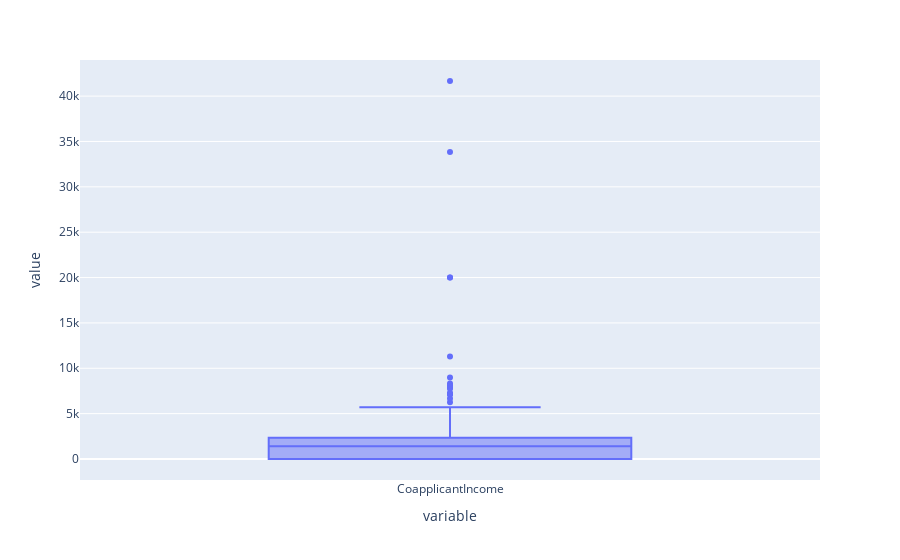

Here is the notebook cell this chart was saved with:
### Code cell
px.box(df.CoapplicantIncome)

### Figure 1 — Plotly figure (JSON) as saved in the notebook; plotly's stock layout.template omitted (floating-point values rounded to 4 significant figures; data arrays with more than 128 entries replaced by an {"elided": "..."} marker saying what was removed)
{"data": [{"alignmentgroup": "True", "hovertemplate": "variable=%{x}<br>value=%{y}<extra></extra>", "legendgroup": "", "marker": {"color": "#636efa"}, "name": "", "notched": false, "offsetgroup": "", "orientation": "v", "showlegend": false, "type": "box", "x": {"elided": "550 str values"}, "x0": " ", "xaxis": "x", "y": {"elided": "550 float values"}, "y0": " ", "yaxis": "y"}], "layout": {"autosize": true, "boxmode": "group", "legend": {"tracegroupgap": 0}, "margin": {"t": 60}, "xaxis": {"anchor": "y", "autorange": true, "domain": [0, 1], "range": [-0.5, 0.5], "title": {"text": "variable"}, "type": "category"}, "yaxis": {"anchor": "x", "autorange": true, "domain": [0, 1], "range": [-2315.0, 43980.0], "title": {"text": "value"}, "type": "linear"}}}
